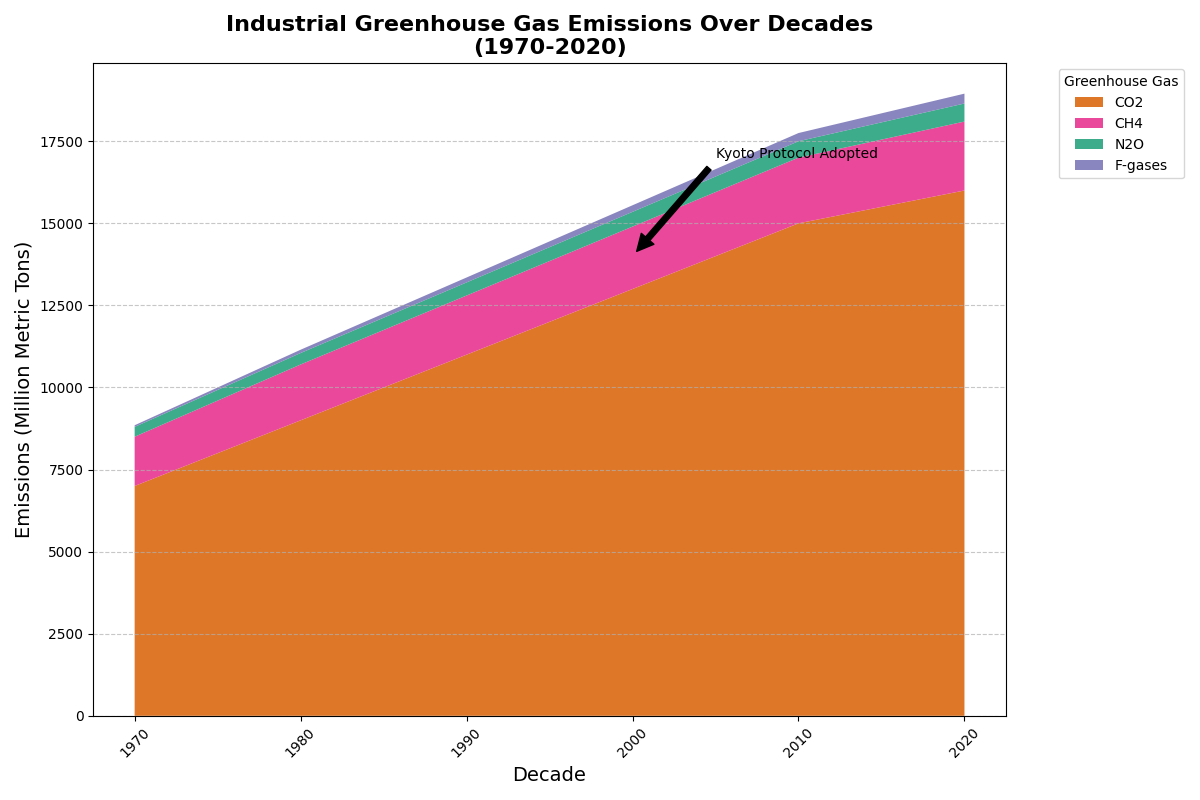

Here is the Python script that generated this plot:
import matplotlib.pyplot as plt
import numpy as np

decades = np.array([1970, 1980, 1990, 2000, 2010, 2020])

co2_emissions = np.array([7000, 9000, 11000, 13000, 15000, 16000])
ch4_emissions = np.array([1500, 1700, 1800, 1900, 2000, 2100])
n2o_emissions = np.array([300, 350, 400, 450, 500, 550])
fgases_emissions = np.array([50, 100, 150, 200, 250, 300])

emissions_data = np.vstack([co2_emissions, ch4_emissions, n2o_emissions, fgases_emissions])

# Shuffled colors for each gas
colors = ['#d95f02', '#e7298a', '#1b9e77', '#7570b3']  # New order: CH4, F-gases, CO2, N2O

fig, ax = plt.subplots(figsize=(12, 8))
ax.stackplot(decades, emissions_data, labels=['CO2', 'CH4', 'N2O', 'F-gases'], colors=colors, alpha=0.85)
ax.set_title('Industrial Greenhouse Gas Emissions Over Decades\n(1970-2020)', fontsize=16, fontweight='bold')
ax.set_xlabel('Decade', fontsize=14)
ax.set_ylabel('Emissions (Million Metric Tons)', fontsize=14)
ax.legend(title='Greenhouse Gas', loc='upper left', bbox_to_anchor=(1.05, 1))
ax.yaxis.grid(True, linestyle='--', alpha=0.7)
ax.set_xticks(decades)
ax.set_xticklabels(decades, rotation=45)
ax.annotate('Kyoto Protocol Adopted', xy=(2000, 14000), xytext=(2005, 17000),
            arrowprops=dict(facecolor='black', shrink=0.05), fontsize=10, color='black')
plt.tight_layout()
plt.show()
